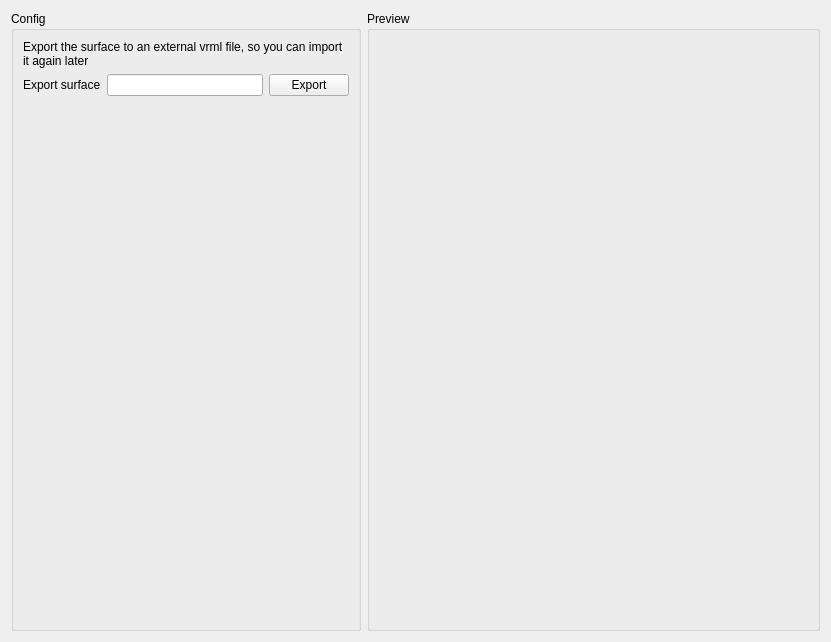
<?xml version="1.0" encoding="UTF-8"?>
<ui version="4.0">
 <class>DrawSurfaceWindow</class>
 <widget class="QWidget" name="DrawSurfaceWindow">
  <property name="geometry">
   <rect>
    <x>0</x>
    <y>0</y>
    <width>831</width>
    <height>642</height>
   </rect>
  </property>
  <property name="windowTitle">
   <string>Form</string>
  </property>
  <layout class="QGridLayout" name="gridLayout">
   <item row="0" column="1">
    <widget class="QSplitter" name="splitter">
     <property name="orientation">
      <enum>Qt::Horizontal</enum>
     </property>
     <widget class="QGroupBox" name="groupBox_2">
      <property name="title">
       <string>Preview</string>
      </property>
      <layout class="QGridLayout" name="gridLayout_2">
       <item row="0" column="2">
        <layout class="QVBoxLayout" name="previewLayout"/>
       </item>
      </layout>
     </widget>
    </widget>
   </item>
   <item row="0" column="0">
    <widget class="QGroupBox" name="groupBox">
     <property name="maximumSize">
      <size>
       <width>350</width>
       <height>16777215</height>
      </size>
     </property>
     <property name="title">
      <string>Config</string>
     </property>
     <layout class="QGridLayout" name="gridLayout_4">
      <item row="0" column="0">
       <layout class="QGridLayout" name="gridLayout_3">
        <item row="1" column="1">
         <widget class="QLineEdit" name="exportFileEdit"/>
        </item>
        <item row="1" column="2">
         <widget class="QPushButton" name="exportButton">
          <property name="text">
           <string>Export</string>
          </property>
         </widget>
        </item>
        <item row="1" column="0">
         <widget class="QLabel" name="label">
          <property name="text">
           <string>Export surface</string>
          </property>
         </widget>
        </item>
        <item row="2" column="0">
         <spacer name="verticalSpacer">
          <property name="orientation">
           <enum>Qt::Vertical</enum>
          </property>
          <property name="sizeHint" stdset="0">
           <size>
            <width>20</width>
            <height>40</height>
           </size>
          </property>
         </spacer>
        </item>
        <item row="0" column="0" colspan="3">
         <widget class="QLabel" name="label_2">
          <property name="text">
           <string>Export the surface to an external vrml file, so you can import it again later</string>
          </property>
          <property name="wordWrap">
           <bool>true</bool>
          </property>
         </widget>
        </item>
       </layout>
      </item>
     </layout>
    </widget>
   </item>
  </layout>
 </widget>
 <resources/>
 <connections/>
</ui>
